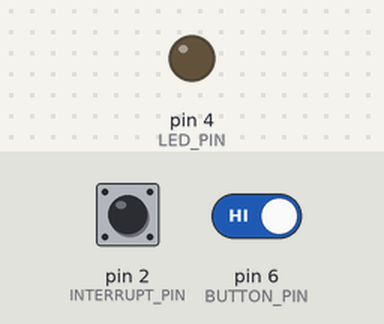
A sketch run on a simulated Arduino Uno, built with avr-gcc and run on an emulated ATmega328P. Shown: output pins drawn as LEDs (lit = HIGH). Inputs (shaded band) come from the test bench; at power-on: pin 2 (INTERRUPT_PIN) HIGH, pin 6 (BUTTON_PIN) HIGH. What the sketch prints to the serial monitor is not drawn.

Above: at 1.2 s.
1.3 s: pin 2 (INTERRUPT_PIN) pulled LOW for 0.15 s
At 2.4 s:
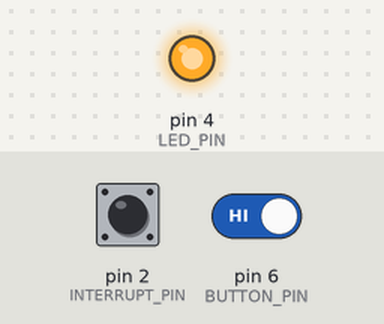
5.4 s: pin 2 (INTERRUPT_PIN) driven LOW and pin 6 (BUTTON_PIN) driven LOW
At 6.7 s:
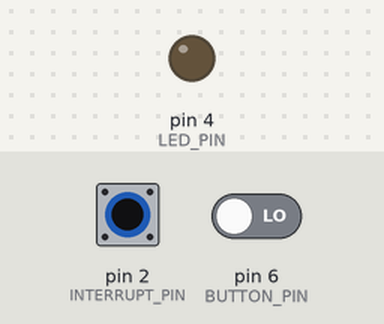
Timing chart, 0 to 8.4 s (numbered marks = the images above; inputs shaded):
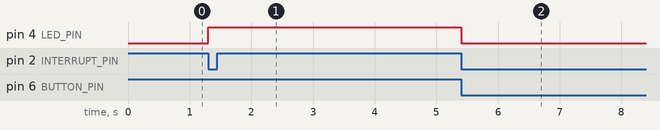

Measured:
- after the input at 1.3 s, pin 4 (LED_PIN): LOW → HIGH at once
- after the input at 5.4 s, pin 4 (LED_PIN): HIGH → LOW at once

The sketch:

Press2light.ino
```cpp
#define LED_PIN 4
#define BUTTON_PIN 6
#define INTERRUPT_PIN 2 // Interrupt pin (must be pin 2 or 3 on most Arduino boards)

volatile bool buttonPressed = false; // Flag to track button state
volatile unsigned long lastInterruptTime = 0; // Timestamp of the last interrupt

void handleInterrupt() {
  // Interrupt service routine (ISR)
  unsigned long currentTime = millis(); // Get the current time
  if (currentTime - lastInterruptTime > 10) { // Check if 50ms have passed since the last interrupt
    buttonPressed = digitalRead(BUTTON_PIN); // Read the button state directly
    if (buttonPressed) {
      digitalWrite(LED_PIN, HIGH); // Turn the LED on
      Serial.println("Button pressed: LED ON");
    } else {
      digitalWrite(LED_PIN, LOW); // Turn the LED off
      Serial.println("Button released: LED OFF");
    }
    lastInterruptTime = currentTime; // Update the last interrupt time
  }
}

void setup() {
  // Initialize the Serial communication
  Serial.begin(9600);

  // Set pin modes
  pinMode(BUTTON_PIN, INPUT_PULLUP); // Button input with internal pull-up
  pinMode(LED_PIN, OUTPUT); // LED output
  pinMode(INTERRUPT_PIN, INPUT_PULLUP); // Interrupt pin input (connected to BUTTON_PIN)

  // Attach interrupt to INTERRUPT_PIN
  attachInterrupt(digitalPinToInterrupt(INTERRUPT_PIN), handleInterrupt, CHANGE);
  // The interrupt triggers on any change (HIGH to LOW or LOW to HIGH) on INTERRUPT_PIN
}

void loop() {
  for (int i = 0; i< 10000; i++){
      Serial.println("calculating...");
  }
}
```
